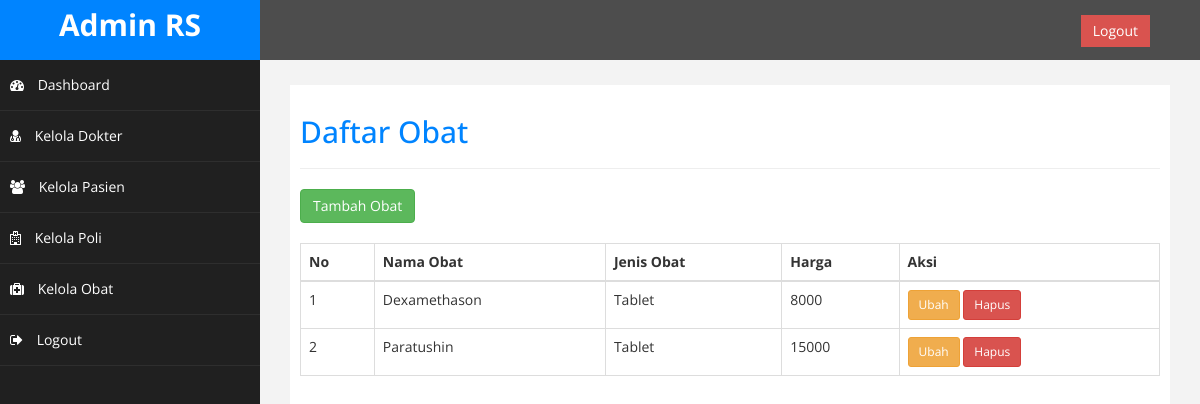
Page /admin/index.php?halaman=manage_obat (signed in) on the earlier database version.
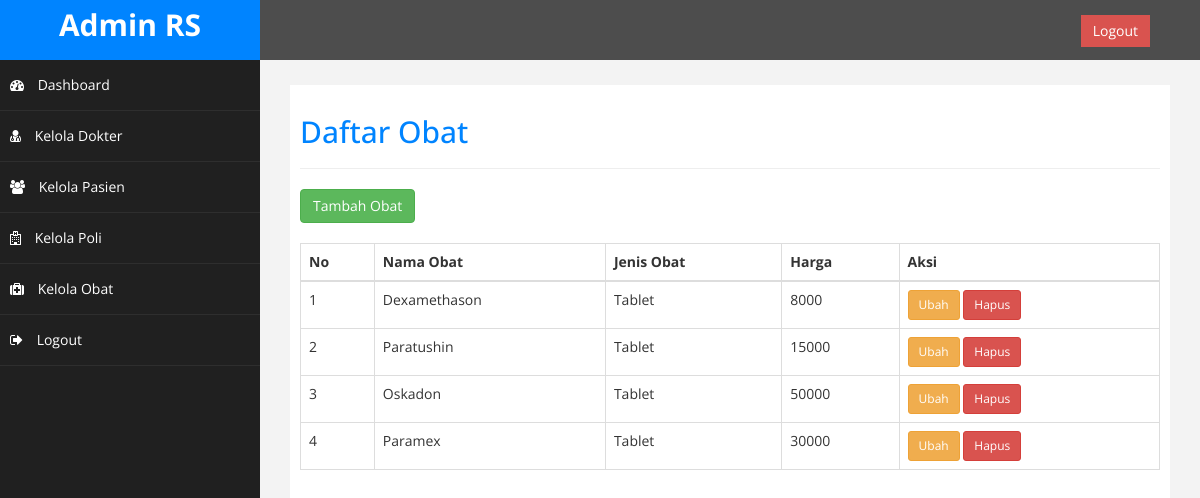
Same page on the later database version.
### tables this page shows
CREATE TABLE `obat` (
  `id_obat` int(11) NOT NULL,
  `nama_obat` varchar(50) NOT NULL,
  `jenis_obat` varchar(50) NOT NULL,
  `harga` int(10) UNSIGNED DEFAULT 0
);

### admin/manage_obat.php (the view, shortened to what this page needs)
<?php
include('../koneksi/koneksi.php');
$query = "SELECT * FROM obat";
$result = mysqli_query($koneksi, $query);
?>
<h2>Daftar Obat</h2>
<hr>
<button class="btn btn-success" data-toggle="modal" data-target="#modalTambahObat">Tambah Obat</button>
<br><br>
<table class="table table-bordered">
    <thead>
        <tr>
            <th>No</th>
            <th>Nama Obat</th>
            <th>Jenis Obat</th>
            <th>Harga</th>
            <th>Aksi</th>
        </tr>
    </thead>
    <tbody>
        <?php
        $no = 1;
        while ($row = mysqli_fetch_assoc($result)) {
            echo "<tr>";
            echo "<td>" . $no++ . "</td>";
            echo "<td>" . $row['nama_obat'] . "</td>";
            echo "<td>" . $row['jenis_obat'] . "</td>";
            echo "<td>" . $row['harga'] . "</td>";
            echo "<td>";
            echo "<button class='btn btn-warning btn-sm' data-toggle='modal' data-target='#modalUbahObat" . $row['id_obat'] . "'>Ubah</button> ";
            echo "<a href='index.php?halaman=manage_obat&hapus=" . $row['id_obat'] . "' onclick='return confirm(\"Yakin ingin menghapus data ini?\")' class='btn btn-danger btn-sm'>Hapus</a>";
            echo "</td>";
            echo "</tr>";
            ?>
            <?php
        }
        ?>
    </tbody>
</table>

Differences in the rows shown:
added obat: nama_obat "Oskadon", jenis_obat "Tablet", harga "50000"
added obat: nama_obat "Paramex", jenis_obat "Tablet", harga "30000"
